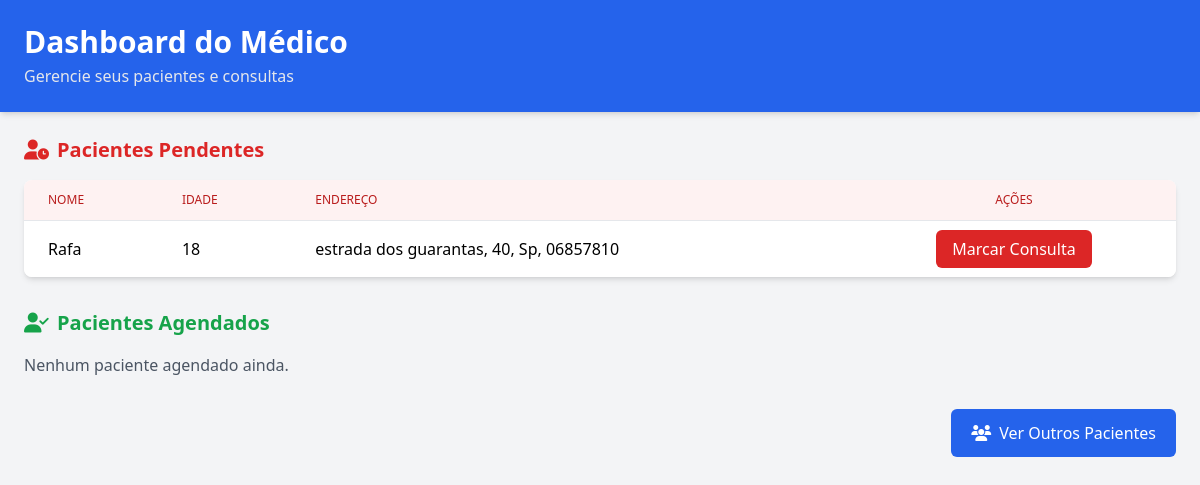
The app's page /pacientes (signed in), older data.
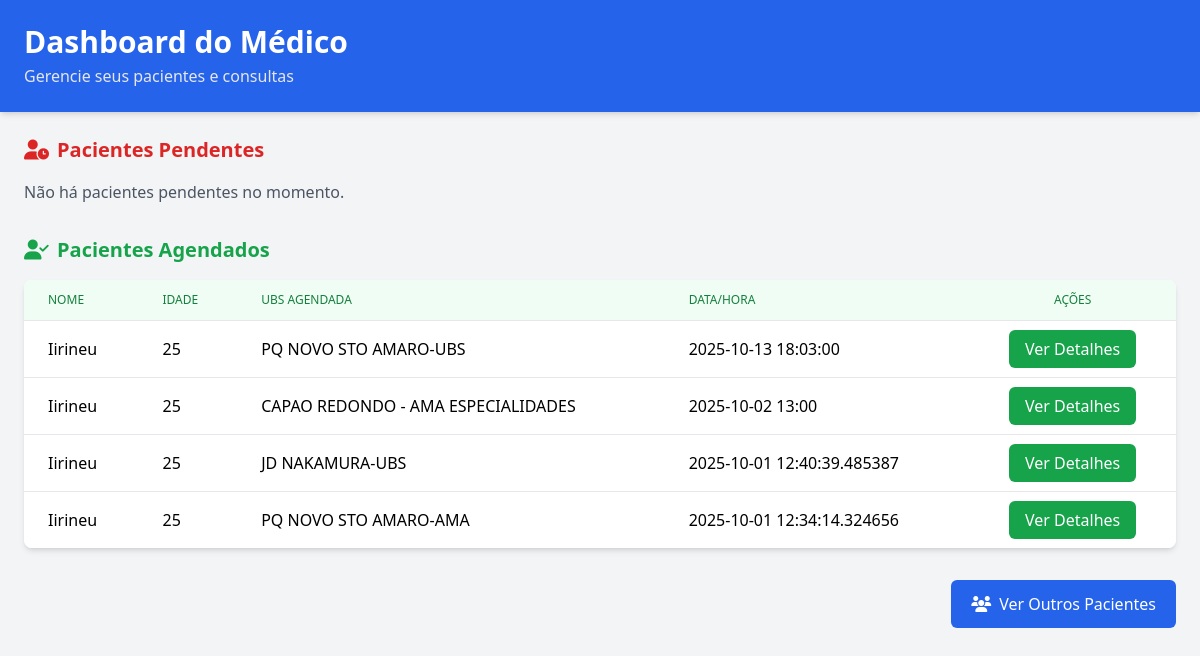
The same page, newer data.
### tables this page shows
CREATE TABLE pacientes (
            id INTEGER PRIMARY KEY AUTOINCREMENT,
            nome TEXT,
            idade TEXT,
            endereco TEXT,
            telefone TEXT,
            sintomas TEXT,
            nivel_atendimento TEXT,
            consulta_marcada INTEGER DEFAULT 0,
            data_registro TEXT
        );

CREATE TABLE consulta (
        id INTEGER PRIMARY KEY AUTOINCREMENT,
        id_paciente INTEGER,
        id_ubs INTEGER,
        data_hora DATETIME,
        urgencia TEXT,
        status TEXT DEFAULT 'Agendada',
        FOREIGN KEY (id_paciente) REFERENCES paciente(id),
        FOREIGN KEY (id_ubs) REFERENCES ubs(id)
    );

CREATE TABLE ubs (
        id INTEGER PRIMARY KEY AUTOINCREMENT,
        nome TEXT,
        endereco TEXT,
        cep TEXT,
        latitude REAL,
        longitude REAL
    );

### app.py (the view)
@app.route("/pacientes")
def pacientes():
    if "medico" not in session:
        return redirect(url_for("login"))
    conn = get_db_connection()
    pendentes = conn.execute("""
        SELECT * FROM pacientes
        WHERE id NOT IN (SELECT id_paciente FROM consulta)
    """).fetchall()
    agendados = conn.execute("""
        SELECT p.*, c.data_hora, u.nome as ubs_nome
        FROM pacientes p
        JOIN consulta c ON p.id = c.id_paciente
        JOIN ubs u ON c.id_ubs = u.id
        ORDER BY c.data_hora DESC
    """).fetchall()
    conn.close()
    return render_template("pacientes.html", pendentes=pendentes, agendados=agendados)

### app.py (called while the page is built)
def get_db_connection():
    conn = sqlite3.connect(DB_PATH)
    conn.row_factory = sqlite3.Row
    return conn

### templates/pacientes.html (shortened to what this page needs)
<!DOCTYPE html>
<html lang="pt-BR">
<head>
  <script src="https://cdn.tailwindcss.com"></script>
  <link rel="stylesheet" href="https://cdnjs.cloudflare.com/ajax/libs/font-awesome/6.4.0/css/all.min.css">
</head>
<body class="bg-gray-100 min-h-screen">
  <header class="bg-blue-600 text-white p-6 shadow-md">
    <h1 class="text-3xl font-bold">Dashboard do Médico</h1>
    <p class="text-gray-200 mt-1">Gerencie seus pacientes e consultas</p>
  </header>
  <main class="p-6 space-y-8">
    <section>
      <h2 class="text-xl font-semibold text-red-600 mb-4"><i class="fa-solid fa-user-clock mr-2"></i>Pacientes Pendentes</h2>
      {% if pendentes %}
      <div class="overflow-x-auto bg-white rounded-lg shadow-md">
        <table class="min-w-full divide-y divide-gray-200">
          <thead class="bg-red-50">
            <tr>
              <th class="px-6 py-3 text-left text-xs font-medium text-red-700 uppercase">Nome</th>
              <th class="px-6 py-3 text-left text-xs font-medium text-red-700 uppercase">Idade</th>
              <th class="px-6 py-3 text-left text-xs font-medium text-red-700 uppercase">Endereço</th>
              <th class="px-6 py-3 text-center text-xs font-medium text-red-700 uppercase">Ações</th>
            </tr>
          </thead>
          <tbody class="bg-white divide-y divide-gray-200">
            {% for p in pendentes %}
            <tr>
              <td class="px-6 py-4">{{ p.nome }}</td>
              <td class="px-6 py-4">{{ p.idade }}</td>
              <td class="px-6 py-4">{{ p.endereco }}</td>
              <td class="px-6 py-4 text-center">
                <a href="{{ url_for('ver_paciente', id=p.id) }}" class="bg-red-600 hover:bg-red-700 text-white px-4 py-2 rounded-md transition">Marcar Consulta</a>
              </td>
            </tr>
            {% endfor %}
          </tbody>
        </table>
      </div>
      {% else %}
      <p class="text-gray-600">Não há pacientes pendentes no momento.</p>
      {% endif %}
    </section>
    <section>
      <h2 class="text-xl font-semibold text-green-600 mb-4"><i class="fa-solid fa-user-check mr-2"></i>Pacientes Agendados</h2>
      {% if agendados %}
      <div class="overflow-x-auto bg-white rounded-lg shadow-md">
        <table class="min-w-full divide-y divide-gray-200">
          <thead class="bg-green-50">
            <tr>
              <th class="px-6 py-3 text-left text-xs font-medium text-green-700 uppercase">Nome</th>
              <th class="px-6 py-3 text-left text-xs font-medium text-green-700 uppercase">Idade</th>
              <th class="px-6 py-3 text-left text-xs font-medium text-green-700 uppercase">UBS Agendada</th>
              <th class="px-6 py-3 text-left text-xs font-medium text-green-700 uppercase">Data/Hora</th>
              <th class="px-6 py-3 text-center text-xs font-medium text-green-700 uppercase">Ações</th>
            </tr>
          </thead>
          <tbody class="bg-white divide-y divide-gray-200">
            {% for a in agendados %}
            <tr>
              <td class="px-6 py-4">{{ a.nome }}</td>
              <td class="px-6 py-4">{{ a.idade }}</td>
              <td class="px-6 py-4">{{ a.ubs_nome }}</td>
              <td class="px-6 py-4">{{ a.data_hora }}</td>
              <td class="px-6 py-4 text-center">
                <a href="{{ url_for('ver_paciente', id=a.id) }}" class="bg-green-600 hover:bg-green-700 text-white px-4 py-2 rounded-md transition">Ver Detalhes</a>
              </td>
            </tr>
            {% endfor %}
          </tbody>
        </table>
      </div>
      {% else %}
      <p class="text-gray-600">Nenhum paciente agendado ainda.</p>
      {% endif %}
    </section>
    <div class="flex justify-end">
      <a href="{{ url_for('pacientes') }}" class="bg-blue-600 hover:bg-blue-700 text-white px-5 py-3 rounded-md transition"><i class="fa-solid fa-users mr-2"></i>Ver Outros Pacientes</a>
    </div>
  </main>
</body>
</html>

Row changes from the older to the newer data that the page shows:
removed pacientes: nome "Rafa", idade "18", endereco "estrada dos guarantas, 40, Sp, 06857810"
added consulta: nome "Iirineu", idade "25", ubs_nome "PQ NOVO STO AMARO-UBS", data_hora "2025-10-13 18:03:00"
added consulta: nome "Iirineu", idade "25", ubs_nome "CAPAO REDONDO - AMA ESPECIALIDADES", data_hora "2025-10-02 13:00"
added consulta: nome "Iirineu", idade "25", ubs_nome "JD NAKAMURA-UBS", data_hora "2025-10-01 12:40:39.485387"
added consulta: nome "Iirineu", idade "25", ubs_nome "PQ NOVO STO AMARO-AMA", data_hora "2025-10-01 12:34:14.324656"
Text that changed along with them:
text no longer shown: "ENDEREÇO Nenhum paciente agendado ainda."
text now shown: "Não há pacientes pendentes no momento. UBS AGENDADA DATA/HORA"
